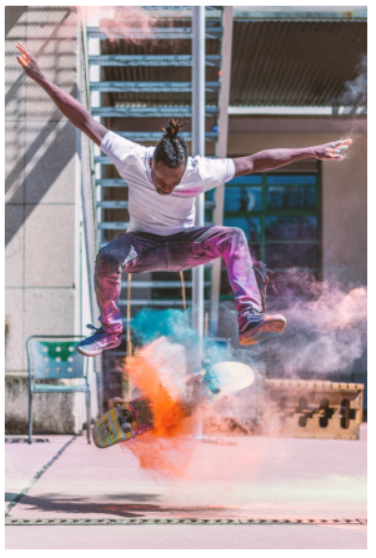
#> input picture Getting Started with OpenCV/img2.png, 376 x 558 px
$ python main.py
#> lines starting #> are read from the running program, lines starting #| are printed output that depends on the picture; after the words box and inside, x2 and y2 are one past the last pixel; in counts of white or black regions, pixels touching at a corner belong together
'''
Getting Started with OpenCV
https://towardsdatascience.com/getting-started-with-opencv-249e86bd4293

'''

import cv2
import numpy as np
import matplotlib.pyplot as plt

# image = cv2.imread('img.png')

# print(type(image))
# print(image.shape)

# Using cv2
def show_with_cv2(img_name):
    image = cv2.imread(img_name)
    cv2.imshow('show_with_cv2', image)
    # The methods .waitkey and .destroyAllWindows are essential to run our code without crashing. The first will tell Jupyter to keep running that block until some key is pressed, and the second will close the window at the end.
    cv2.waitKey(0)
    cv2.destroyAllWindows()

# Using plt
def show_with_plt(img_name):
    img = cv2.imread(img_name)
    fig, ax = plt.subplots(1, figsize=(12,8))
    ax.axis('off')
    img = cv2.cvtColor(img, cv2.COLOR_BGR2RGB)
    plt.imshow(img, cmap='Greys')
    plt.waitforbuttonpress(0)

# Convert image to grayscale
def convert_to_grayscale(img_name):
#> called with img_name = 'img2.png'
    image = cv2.imread(img_name)
#> image is the input picture: shape (558, 376, 3); mean B, G, R 152, 147.7, 160.5
    gray = cv2.cvtColor(image, cv2.COLOR_BGR2GRAY)
    image = cv2.cvtColor(gray, cv2.COLOR_GRAY2RGB)
    cv2.imshow('convert_to_grayscale', image)
    cv2.waitKey(0)
    cv2.destroyAllWindows()


# show_with_cv2("img.png")

# show_with_plt("img.png")

convert_to_grayscale("img2.png")

def only_green():
    img = cv2.imread("img2.png")
    B, G, R = cv2.split(img)
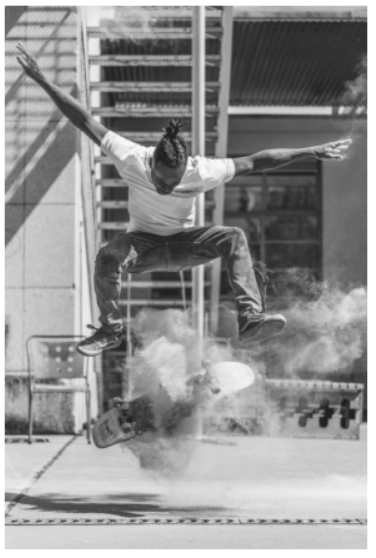
#> G: shape (558, 376); min 31, max 255, mean 147.7
    img = cv2.merge([B*0, G, R*0])
    img = cv2.cvtColor(img, cv2.COLOR_BGR2RGB)
    cv2.imshow('only_green', img)
    cv2.waitKey(0)
    cv2.destroyAllWindows()

only_green()

# HSV: Hue, Saturation, and Value
def hsv():
    img = cv2.imread("img2.png")
    img = cv2.cvtColor(img, cv2.COLOR_BGR2HSV)
#> img: shape (558, 376, 3); mean H, S, V 89.2, 47.4, 168.4
    H, S, V = cv2.split(img)
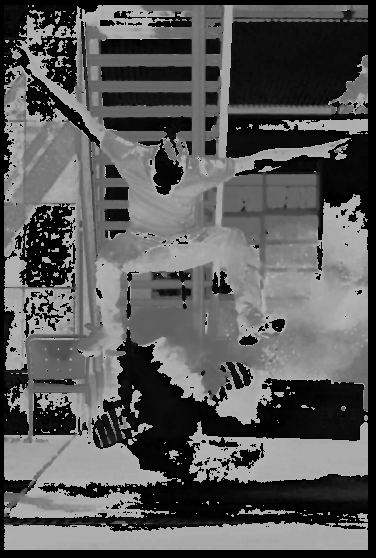
#> H: shape (558, 376); min 0, max 179, mean 89.2
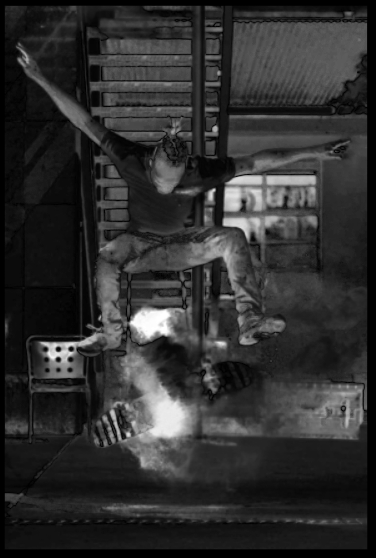
#> S: shape (558, 376); min 0, max 255, mean 47.4
    img = cv2.merge([np.ones_like(H)*30, S+10, V-20])
#> img: shape (558, 376, 3); mean H, S, V 30, 56.8, 148.4
    img = cv2.cvtColor(img, cv2.COLOR_HSV2RGB)
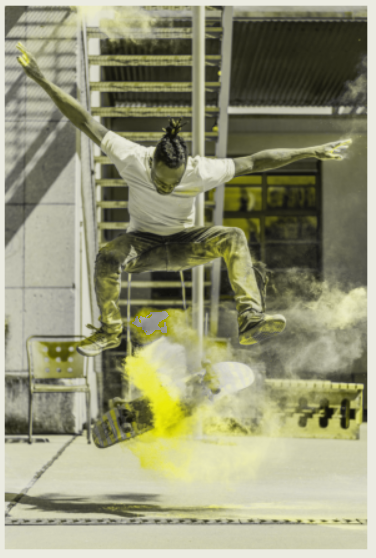
#> img: shape (558, 376, 3); mean R, G, B 148.4, 148.4, 118.5
    cv2.imshow('HSV: Hue, Saturation, and Value', img)
    cv2.waitKey(0)
    cv2.destroyAllWindows()

hsv()

# We can filter some colors and make all the rest in grayscale.
def filter_colors():
    # read img and convert to HSV
    img = cv2.imread("img2.png")
    img = cv2.cvtColor(img, cv2.COLOR_BGR2HSV)
    # split dimensions
    H, S, V = cv2.split(img)
    # upper and lower boundaries
    lower = np.array([80, 0, 0])
    upper = np.array([120, 255, 255])
    # build mask
    mask = cv2.inRange(img, lower, upper)
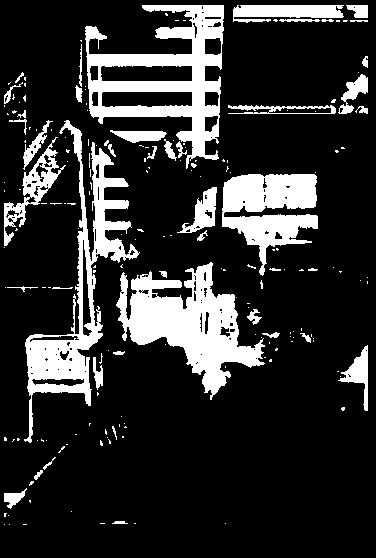
#> mask: shape (558, 376); 18.6% white; 193 white regions (148 under 20 px), largest, box (x1, y1, x2, y2) and area: (116, 262, 265, 400) 8665, (85, 5, 224, 169) 8336, (24, 120, 140, 443) 7604
    # apply mask to saturation
    S = cv2.bitwise_and(S, S, mask=mask)
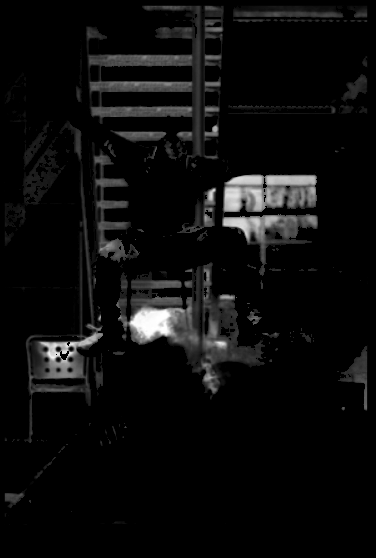
#> S: shape (558, 376); min 0, max 255, mean 12.5
    # assemble image
    img = cv2.merge([H, S, V])
#> img: shape (558, 376, 3); mean H, S, V 89.2, 12.5, 168.4
    # convert to RGB and display
    img = cv2.cvtColor(img, cv2.COLOR_HSV2RGB)
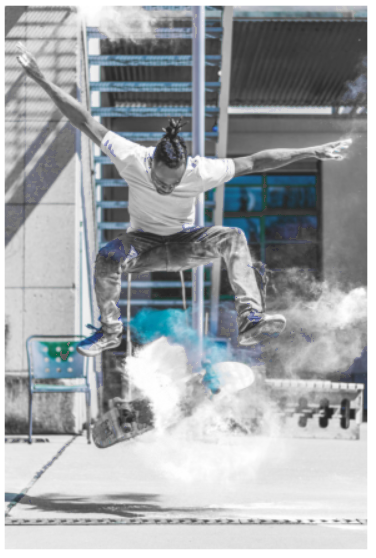
#> img: shape (558, 376, 3); mean R, G, B 161.5, 165.5, 168.3

    cv2.imshow('filter_colors', img)
    cv2.waitKey(0)
    cv2.destroyAllWindows()

filter_colors()
